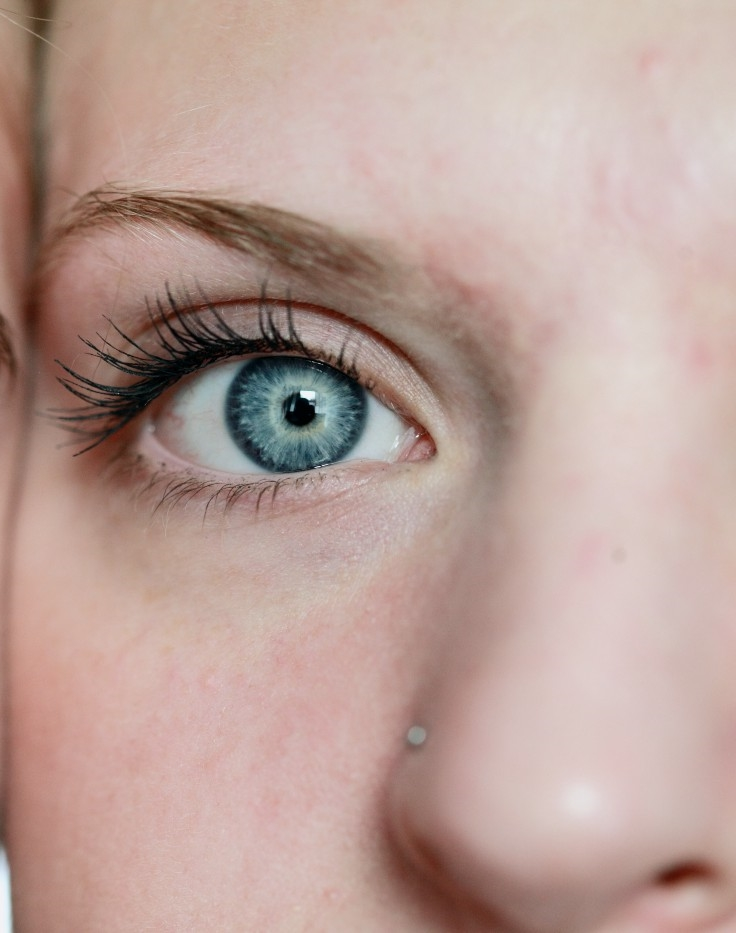
#> input picture __data/image/Similarities detection 2.jpg, 736 x 933 px
$ jupyter execute 'Similarities ِِdetection.ipynb'
#> lines starting #> are read from the running program, lines starting #| are printed output that depends on the picture
[cell 1]
import cv2
import numpy as np
import matplotlib.pyplot as plt

[cell 2]
img = cv2.imread("../__data/image/Similarities detection 2.jpg")
#> img is the input picture: shape (933, 736, 3); mean B, G, R 152.5, 160, 186.2
img_template = cv2.imread("../__data/image/Similarities detection 1.jpg")
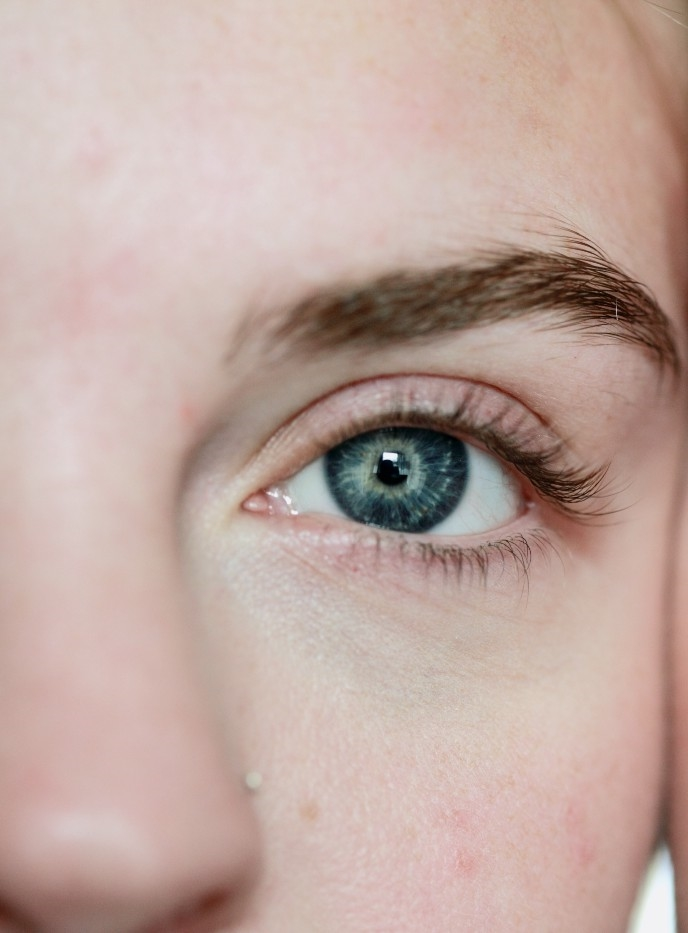
#> input picture __data/image/Similarities detection 1.jpg, 688 x 933 px
#> img_template is the input picture: shape (933, 688, 3); mean B, G, R 160.5, 168.4, 192.2

# cread detection
orb = cv2.ORB_create()
# fit
kp1, des1 = orb.detectAndCompute(img_template, None)
#> kp1 = 500 keypoints; strongest (x, y, size): (383, 458, 31), (384, 458, 44.6), (381, 457, 31), (394, 456, 53.6)
kp2, des2 = orb.detectAndCompute(img, None)
#> kp2 = 500 keypoints; strongest (x, y, size): (301, 396, 31), (301, 393, 44.6), (302, 392, 53.6), (298, 394, 37.2)

# create find similaritie
bf = cv2.BFMatcher(cv2.NORM_HAMMING, crossCheck=True)
# fit & sort
matches = bf.match(des1, des2)
#> matches = 138 matches
matches = sorted(matches, key=lambda x: x.distance)

img_out = cv2.drawMatches(img_template, kp1, img, kp2, matches[:5000], None, flags=2)
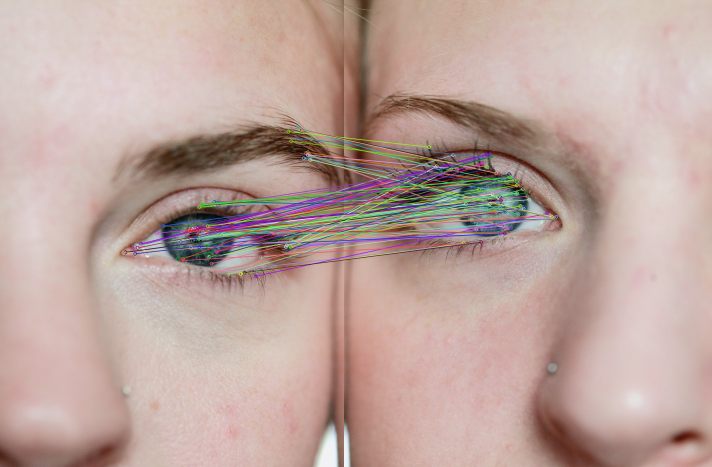
#> img_out: shape (933, 1424, 3) (shown at 1/2 size); mean B, G, R 158, 165.2, 189.9

cv2.imshow('img', img_out)

cv2.waitKey(0)
cv2.destroyAllWindows()
